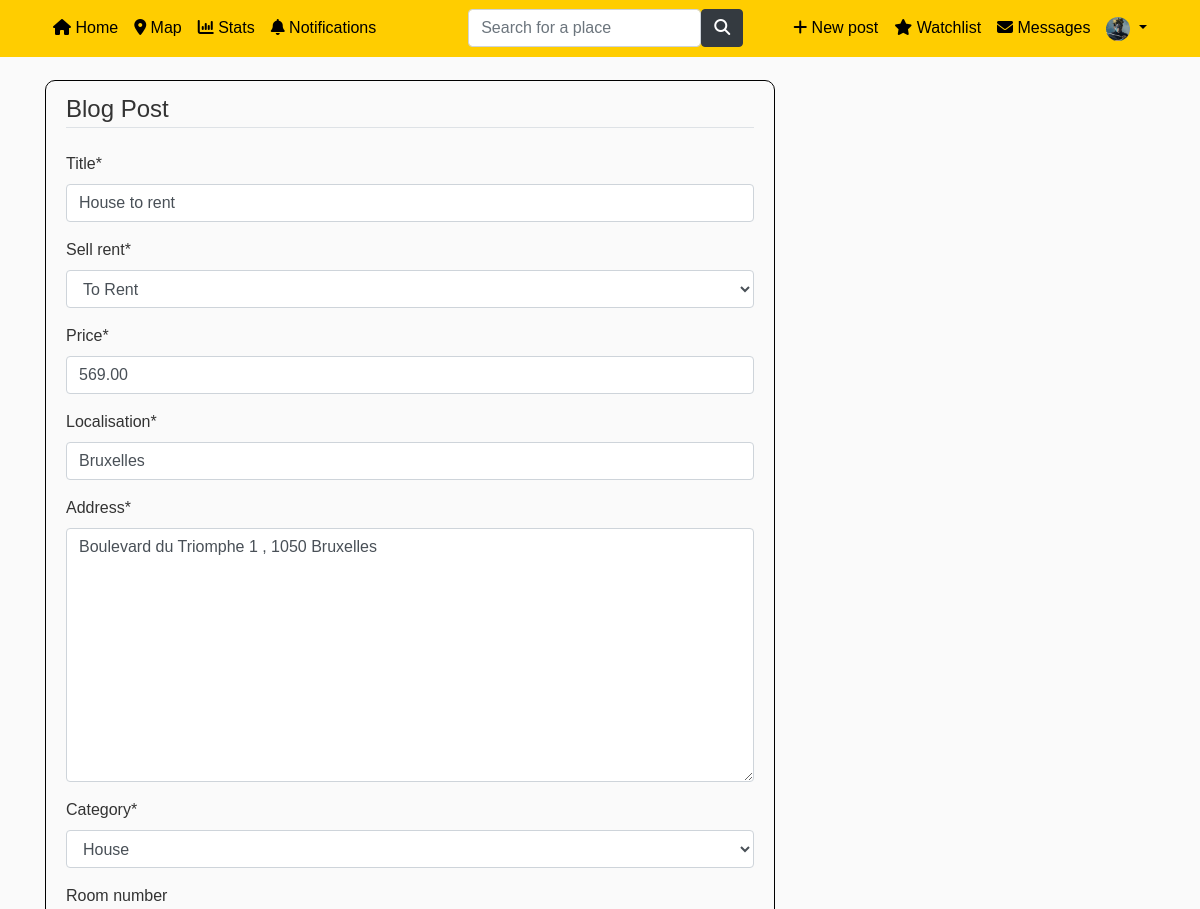
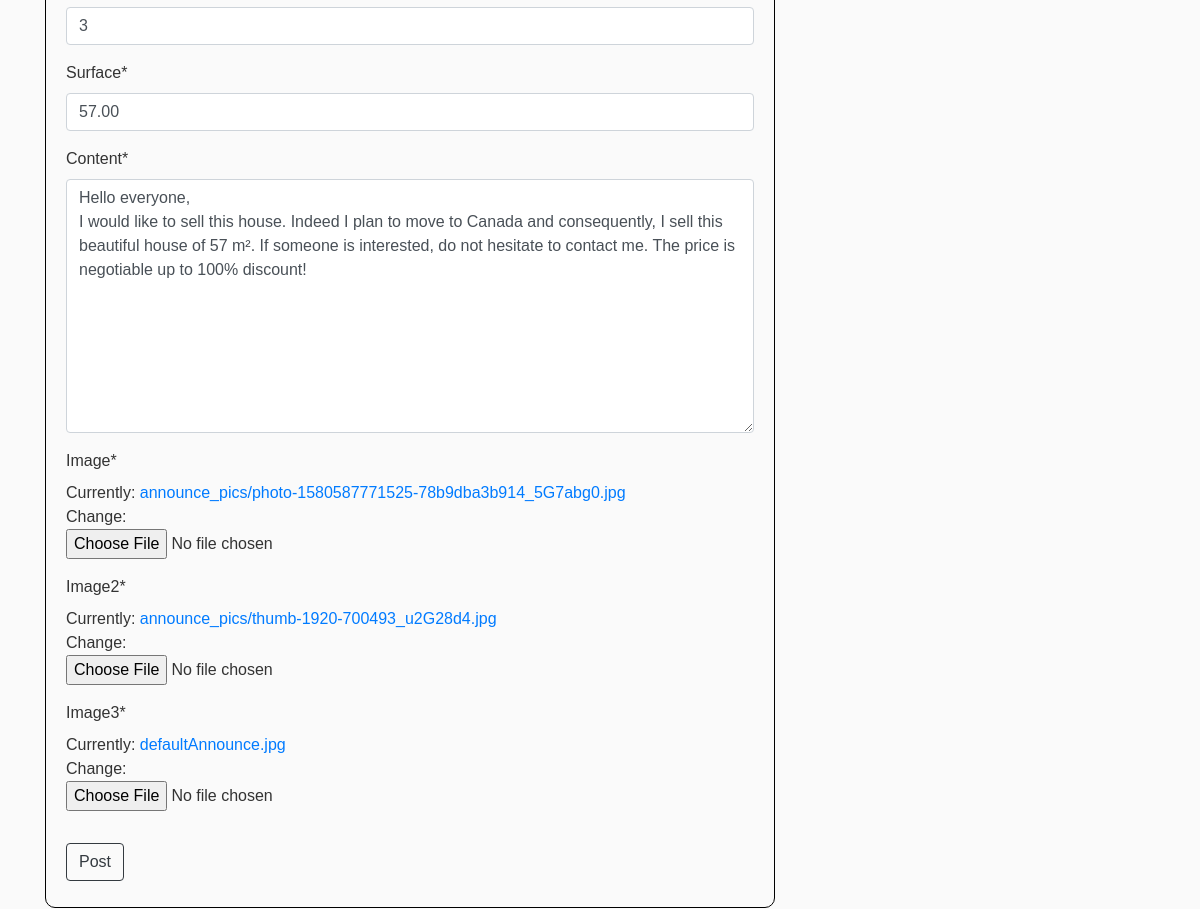
The app's page /post/53/update/ (signed in) with its own data (2 pictures, top to bottom).
### users/models.py (models this page shows, shortened)
class Profile(models.Model):
    user = models.OneToOneField(User, on_delete=models.CASCADE) #CASCADE : si je supprime l'utilisateur, le profil sera supprimé aussi. Mais si je supprime le profil, l'utilisateur ne sera pas supprimé
    image = models.ImageField(default='default.jpg', upload_to='profile_pics') #default = image par défaut si l'user ne choisit aucune pdp
    price_preference = models.DecimalField(default=0, max_digits=15, decimal_places=2) #prix maximum préféré
    localisation_preference = models.CharField(default='Bruxelles', max_length=100) #localisation préférée
    sell_rent_preference = models.CharField(default='S', max_length=10, choices=SELLORRENT_CHOICES) #a vendre ou a louer

### blog/models.py (models this page shows, shortened)
class Post(models.Model): #creation d'un Post
    title = models.CharField(max_length=100)
    price = models.DecimalField(default=0, max_digits= 15, decimal_places=2)
    sell_rent = models.CharField(default= 'S', max_length=10, choices=SELLORRENT_CHOICES)
    localisation = models.CharField(default='Bruxelles',max_length=100)
    address = models.TextField(default='Boulevard du Triomphe 1 , 1050 Bruxelles')
    lat = models.FloatField(blank=True, null=True)  # blank pour autoriser des valeurs vides
    long = models.FloatField(blank=True, null=True)
    category = models.CharField(default= 'H', max_length=10, choices=CATEGORIES)
    surface = models.DecimalField(default=0, max_digits= 8, decimal_places=2)
    content = models.TextField()
    image = models.ImageField(default='defaultAnnounce.jpg', upload_to='announce_pics')
    image2 = models.ImageField(default='defaultAnnounce.jpg', upload_to='announce_pics')
    image3 = models.ImageField(default='defaultAnnounce.jpg', upload_to='announce_pics')
    date_posted = models.DateTimeField(default=timezone.now)
    author = models.ForeignKey(User, on_delete=models.CASCADE) #ForeignKey = reférence à une autre classe (clé étrangère) --> on_delete=models.CASCADE --> signifie que lors de la suppression d'un User, tous ses posts seront supprimés aussi
    number_views = models.IntegerField(default=0)
    room_number = models.IntegerField(default=0, blank=True, null=True)

### blog/views.py (the view, shortened to what this page needs)
# urls.py: path('post/<int:pk>/update/', PostUpdateView.as_view(), name='post-update'), #modifier un post
class PostUpdateView(LoginRequiredMixin, UserPassesTestMixin, UpdateView):  # création d'un post
    model = Post
    fields = ['title', 'sell_rent', 'price', 'localisation','address', 'category', 'room_number', 'surface', 'content', 'image', 'image2', 'image3']
    def test_func(self):
        post = self.get_object() #enregistre le post que l'on veut actuellement modifier
        if self.request.user == post.author: #si l'utilsateur connecté correspond à l'auteur du post alors il peut modifier le post (return True)
            return True
        return False

### blog/templates/blog/post_form.html (shortened to what this page needs)
{% extends "blog/base.html" %}
{% load crispy_forms_tags %}
{% block content %}
<div class="content-section">
    <form method="POST" enctype="multipart/form-data">
        <fieldset class="form-group">
            <legend class="border-bottom mb-4"> Blog Post </legend>
            {{ form|crispy }}
        </fieldset>
        <div class="form-group">
            <button class="btn btn-outline-dark" type="submit">Post</button>
        </div>
    </form>
</div>
{% endblock content %}

### blog/templates/blog/base.html (shortened to what this page needs)
<!DOCTYPE html>
{% load static %}
<html lang="en">
<head>
    <link href="https://stackpath.bootstrapcdn.com/bootstrap/4.4.1/css/bootstrap.min.css"
 rel="stylesheet">
    <link rel="stylesheet" type="text/css" href="{% static 'blog/main.css' %}">
    <link rel="stylesheet" href="https://cdn.jsdelivr.net/npm/bootstrap-icons@1.7.1/font/bootstrap-icons.css">
    <link href='https://api.mapbox.com/mapbox-gl-js/v2.6.1/mapbox-gl.css' rel='stylesheet' />
</head>
<body>
<header class="site-header">
    <nav class="navbar navbar-expand-md navbar-dark bg-steel fixed-top">
        <div class="container">
            <div class="collapse navbar-collapse" id="navbarToggle">
                <div class="navbar-nav mr-auto">
                    <a class="nav-item nav-link" href="{% url 'blog-home' %}"><i class="fa fa-home"></i> Home</a>
                    <a class="nav-item nav-link" href="{% url 'blog-map' %}"><i class="fa fa-map-marker"></i> Map</a>
                    {% if user.is_authenticated %}
                        <a class="nav-item nav-link" href="{% url 'blog-stats' %}"><i class="fa fa-bar-chart"></i> Stats</a>
                        <a class="nav-item nav-link" href="{% url 'user-mypreferences' %}"><i class="fa fa-bell"></i> Notifications</a>
                    {% endif %}
                </div>
                <div class="navbar-nav mx-auto">
                     <form class="d-flex" method=POST action="{% url 'place-search' %}">
                        <input class="form-control me-2" type="search" placeholder="Search for a place" aria-label="Search" name="search">
                        <button class="btn btn-dark" type="submit"><i class="fa fa-search"></i></button>
                     </form>
                </div>
                <div class="navbar-nav">
                    {% if user.is_authenticated %}
                        <a class="nav-item nav-link" href="{% url 'post-create' %}"> <i class="fa fa-plus"></i> New post</a>
                        <a class="nav-item nav-link" href="{% url 'user-watchlist' %}"><i class="fa fa-star"></i> Watchlist</a>
                        <a class="nav-item nav-link" href="{% url 'user-messages' %}"><i class="fa fa-envelope"></i> Messages</a>
                        <li class="nav-item dropdown">
                            <a class="nav-link dropdown-toggle" href="#" id="navbarDropdown" data-toggle="dropdown" aria-haspopup="true" aria-expanded="false">
                              <img class="rounded-circle navbar-profile" src="{{ request.user.profile.image.url }}">
                            </a>
                        </li>
                    {% else %}
                        <a class="nav-item nav-link" href="{% url 'login' %}"> <i class="fa fa-sign-in"></i> Login</a>
                        <a class="nav-item nav-link" href="{% url 'register' %}">Register</a>
                    {% endif %}
                </div>
            </div>
        </div>
    </nav>
</header>
<main role="main" class="container">
  <div class="row">
    <div class="col-md-8">
      {% block content %} {% endblock %}
    </div>
  </div>
</main>
</body>
</html>

### blog/static/blog/main.css (style rules this page uses)
body { font-family: Verdana, sans-serif; background: #fafafa; color: #333333; margin-top: 5rem; }
.site-header .navbar-nav .nav-link { color: black; }
.bg-steel { background-color: #FFCD00; }
.navbar-profile { width: 1.5em; height: 1.5em; }
.content-section { transition: box-shadow .3s; background: #fafafa; padding: 10px 20px; border: 1px solid black; border-radius: 10px; margin-bottom: 20px; }

### records on screen
Post: title "House to rent", sell_rent "To Rent", price "569.00", localisation "Bruxelles", address "Boulevard du Triomphe 1 , 1050 Bruxelles", category "House", room_number "3", surface "57.00", content "Hello everyone, I would like to sell this house. Indeed I plan to move to Canada and consequently, I sell this beautiful house of 57 m². If someone is interested, do not hesitate to contact me. The price is negotiable up to 100% discount!"
